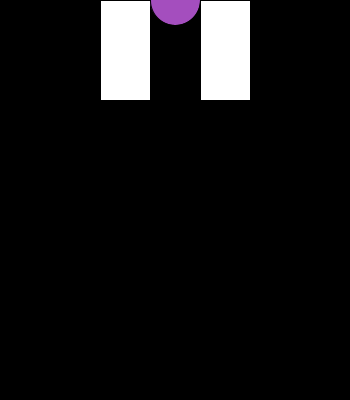
Frame 1 (no input)
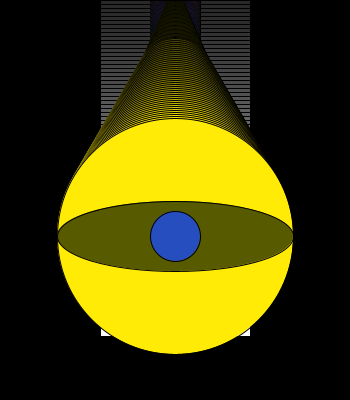
Frame 60 (the mouse pressed at the canvas centre just before this capture)
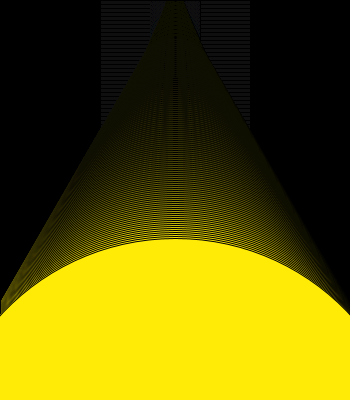
Frame 120 (the mouse held since frame 60 and released just before this capture)

The Processing sketch that drew these frames (run headless with seeded random() and noise(); from frame 60 on, the mouse is pressed at the canvas centre):

// Processing sketch: processing_70122
// ── processing_70122.pde

//Dominique A., Animation, CP1, Mod 16-17

int diameter= 0;
void setup()
{
 size(350,400);
 background(0);
 smooth();
 stroke(0);
 }
void draw ()
{
  fill(0,0,0,8);
  rect(0,0,350,400);
  fill(255);
  rect(100,diameter,50,100);
  rect(200,diameter,50,100);
  fill(255,235,5);
  ellipse(175,diameter,diameter,diameter);
  fill(88,90,0);
  ellipse(175,diameter,diameter,70);
  fill(random(255),78,190);
  ellipse(175,diameter,50,50);
  diameter= diameter + 4;
  if(diameter>800)
 {
   background(0);
   diameter= 0;
 }
}
